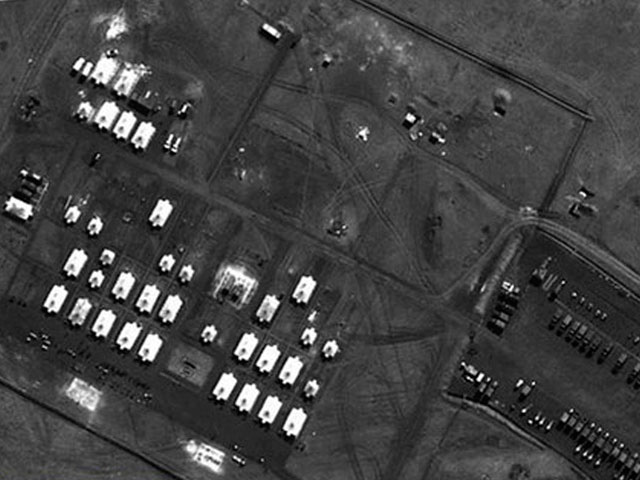
%> input picture lab4/ishodnoe.jpg, 640 x 480 px
$ octave lab4_2.m   (GNU Octave 9; MATLAB toolbox functions it lacks are replaced by stand-ins)
%> lines starting %> are read from the running program, lines starting %| are printed output that depends on the picture
clear;

I = imread('ishodnoe.jpg');
%> I is the input picture: size 480x640x3 uint8; mean R, G, B 66.7, 66.7, 66.7

subplot(3,2,1); imshow(I); title('ЙУИПДОПЕ ЙЪПВТБЦЕОЙЕ');
subplot(3,2,2); imhist(I); title('ЗЙУФПЗТБННБ ЙУИПДОПЗП ЙЪПВТБЦЕОЙС');
subplot(3,2,3); imshow(histeq(I)); title('ОПТНЙТПЧБООПЕ ЙЪПВТБЦЕОЙС');
%> after `imshow(histeq(I))`:
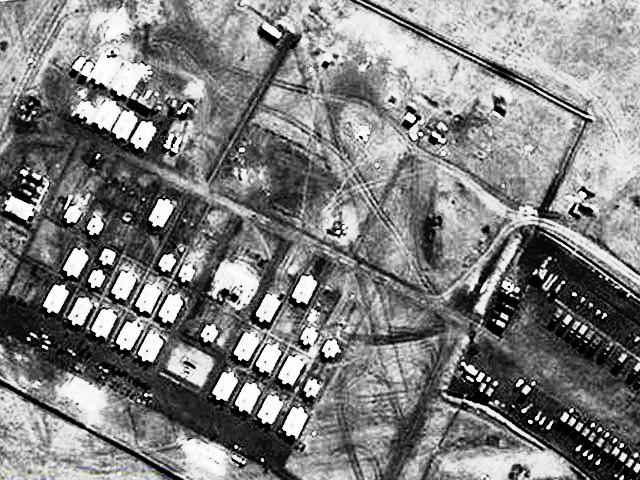
%> displayed picture: size 480x640x3, on the screen's scale of 0 to 255; mean R, G, B 127.5, 127.5, 127.5
subplot(3,2,4); imhist(histeq(I)); title('ЗЙУФПЗТБННБ ОПТНЙТПЧБООПЗП ЙЪПВТБЦЕОЙС');

Itr(:,:,1)=I(:,:,1)';
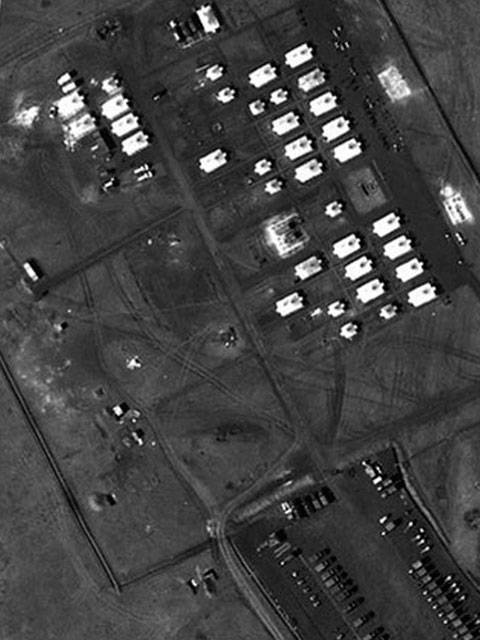
%> Itr: size 640x480 uint8; min 0, max 255, mean 66.7
Itr(:,:,2)=I(:,:,2)';
Itr(:,:,3)=I(:,:,3)';
%> Itr: size 640x480x3 uint8

Jtr = [Itr(:,1:end/2-1,:)+100 Itr(:,end/2:end,:)-100];
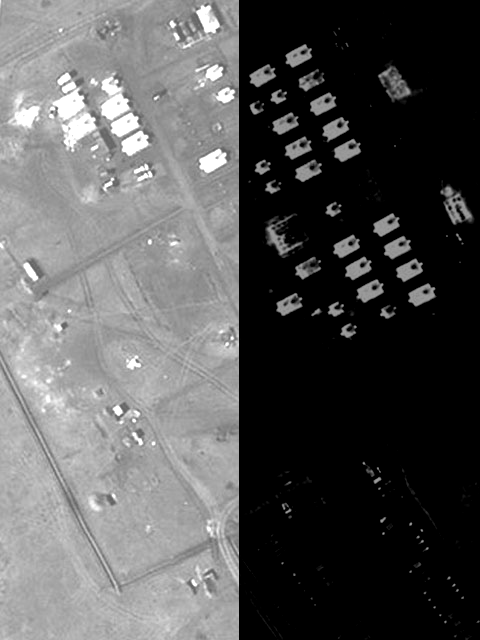
%> Jtr: size 640x480x3 uint8; mean R, G, B 86.9, 86.9, 86.9

J(:,:,1)=Jtr(:,:,1)';
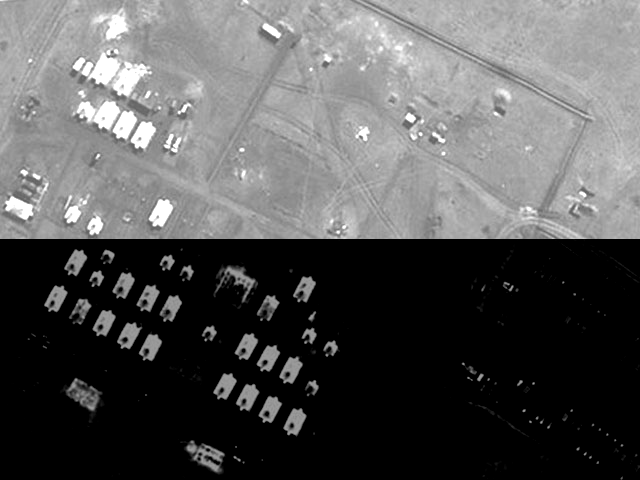
%> J: size 480x640 uint8; min 0, max 255, mean 86.9
J(:,:,2)=Jtr(:,:,2)';
J(:,:,3)=Jtr(:,:,3)';
%> J: size 480x640x3 uint8

subplot(3,2,5); imshow(J); title('рПМПЧЙОЛЙ У ТБЪОПК СТЛУФША');

Iinv = max(I(:))-I;
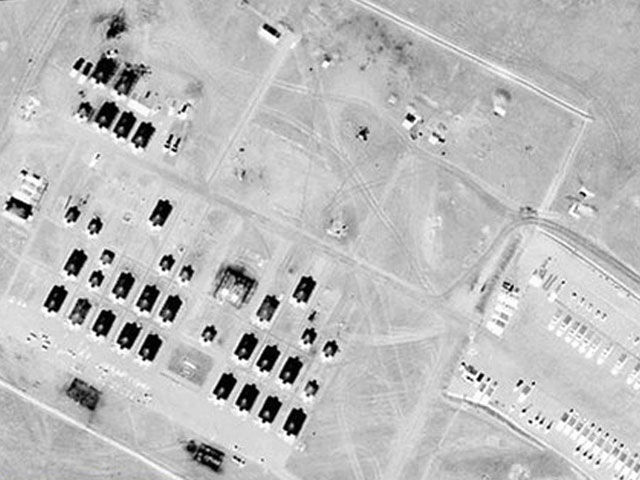
%> Iinv: size 480x640x3 uint8; mean R, G, B 188.3, 188.3, 188.3

subplot(3,2,6); imshow(Iinv); title('йОЧЕТФЙТПЧБООПЕ ЙЪПВТБЦЕОЙЕ');
%> after `title('йОЧЕТФЙТПЧБООПЕ ЙЪПВТБЦЕОЙЕ')`:
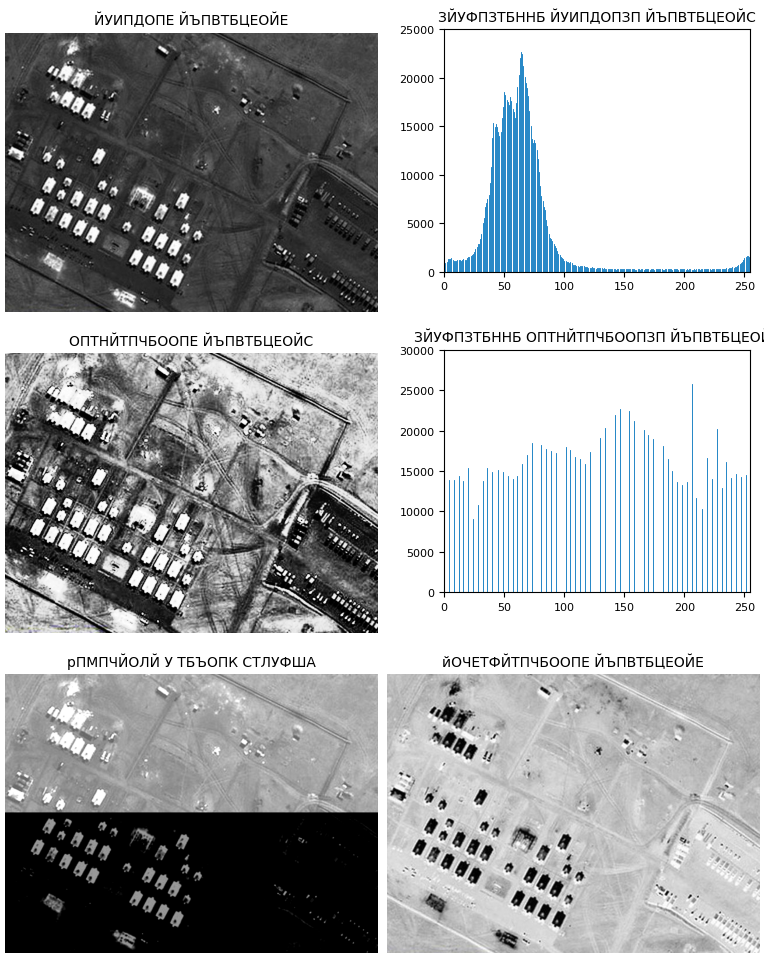
%> figure redrawn from the program's plot data, 6 panels
